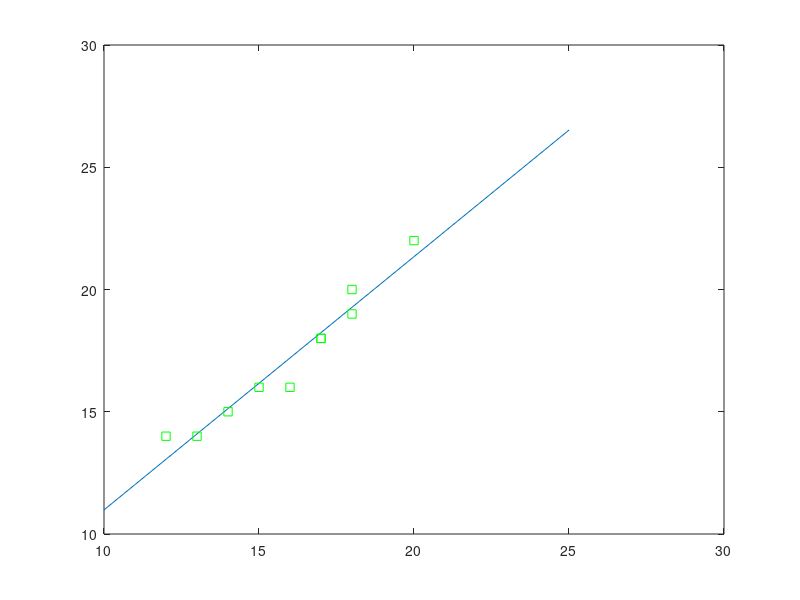

The MATLAB source for this figure:
clc;
clear;
%% Data

X=[15 13 17 14 18 12 20 16 18 17];
Y=[16 14 18 15 19 14 22 16 20 18];
n=length(X);

%% Regression
sumY=0;
sumX=0;
sumXY=0;
sumX2=0;
sumY2=0;

% Computation of the sum of the samples values
for i=1:n
    sumY=sumY+Y(i);
    sumX=sumX+X(i);
    sumXY=sumXY+X(i)*Y(i);
    sumX2=sumX2+X(i)^2;
    sumY2=sumY2+Y(i)^2;
end

%Coefficients of our regression straight line
a0=(sumY*sumX2-sumX*sumXY)/(n*sumX2-sumX^2);
a1=(n*sumXY-sumX*sumY)/(n*sumX2-sumX^2);

c=(sumX*sumY2-sumY*sumXY)/(n*sumY2-sumY^2);
d=(n*sumXY-sumX*sumY)/(n*sumY2-sumY^2);

r=(a1*d)^0.5;

fprintf("Regrssion line: y = %d X + %d ", a1, a0);
%% Plotting
x=10:25;
plot(x, a1*x+a0);
hold on;
for i=1:n
    plot(X(i), Y(i), '--gs');
    hold on;
end
hold off;
